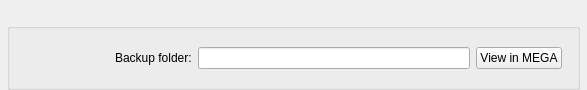
<?xml version="1.0" encoding="UTF-8"?>
<ui version="4.0">
 <class>OpenBackupsFolder</class>
 <widget class="QWidget" name="OpenBackupsFolder">
  <property name="geometry">
   <rect>
    <x>0</x>
    <y>0</y>
    <width>587</width>
    <height>90</height>
   </rect>
  </property>
  <property name="sizePolicy">
   <sizepolicy hsizetype="Expanding" vsizetype="Preferred">
    <horstretch>0</horstretch>
    <verstretch>0</verstretch>
   </sizepolicy>
  </property>
  <property name="windowTitle">
   <string/>
  </property>
  <layout class="QVBoxLayout" name="verticalLayout">
   <property name="spacing">
    <number>0</number>
   </property>
   <property name="leftMargin">
    <number>7</number>
   </property>
   <property name="topMargin">
    <number>23</number>
   </property>
   <property name="rightMargin">
    <number>7</number>
   </property>
   <property name="bottomMargin">
    <number>0</number>
   </property>
   <item>
    <widget class="QGroupBox" name="groupBox_3">
     <property name="minimumSize">
      <size>
       <width>0</width>
       <height>67</height>
      </size>
     </property>
     <property name="maximumSize">
      <size>
       <width>16777215</width>
       <height>67</height>
      </size>
     </property>
     <property name="title">
      <string/>
     </property>
     <layout class="QHBoxLayout" name="horizontalLayout_4">
      <property name="spacing">
       <number>6</number>
      </property>
      <property name="leftMargin">
       <number>105</number>
      </property>
      <property name="topMargin">
       <number>15</number>
      </property>
      <property name="rightMargin">
       <number>15</number>
      </property>
      <property name="bottomMargin">
       <number>15</number>
      </property>
      <item>
       <widget class="QLabel" name="label">
        <property name="text">
         <string>Backup folder:</string>
        </property>
       </widget>
      </item>
      <item>
       <widget class="QLineEdit" name="lBackupFolder">
        <property name="minimumSize">
         <size>
          <width>0</width>
          <height>0</height>
         </size>
        </property>
        <property name="text">
         <string notr="true"/>
        </property>
        <property name="readOnly">
         <bool>true</bool>
        </property>
       </widget>
      </item>
      <item>
       <widget class="QPushButton" name="bOpenBackupFolder">
        <property name="cursor">
         <cursorShape>PointingHandCursor</cursorShape>
        </property>
        <property name="text">
         <string>View in MEGA</string>
        </property>
       </widget>
      </item>
     </layout>
    </widget>
   </item>
  </layout>
 </widget>
 <resources/>
 <connections/>
</ui>
